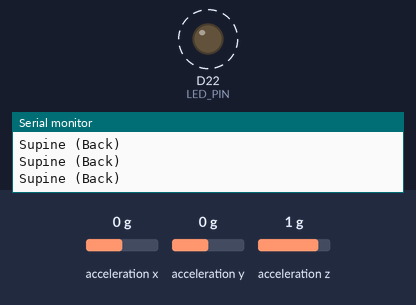
Simulated run of this sketch. Board: Arduino Nano 33 BLE. Shown: output pins drawn as LEDs (lit = HIGH), the last lines printed to the serial monitor. Dashed ring = blinking. The inputs (shaded band) are chosen by the test bench; at power-on: acceleration z 1 g, acceleration y 0 g, acceleration x 0 g.

Above: at 1.67 s.
1.7 s: acceleration z set to 0.7 g
At 3.0 s:
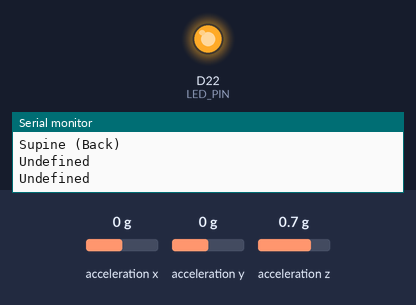
4.4 s: acceleration y set to -0.7 g
5.9 s: acceleration y set to -1 g
At 5.99 s:
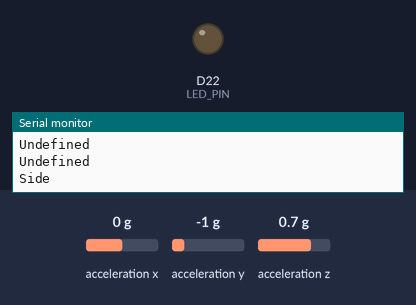
9.4 s: acceleration y set to -0.8 g
At 10.6 s:
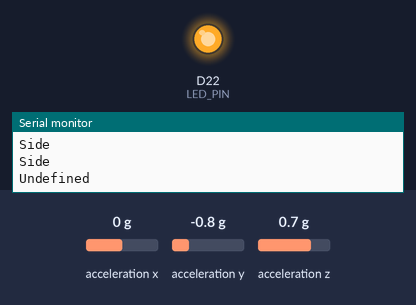
10.9 s: acceleration z set to -0.7 g
12.4 s: acceleration z set to -1 g
At 12.7 s:
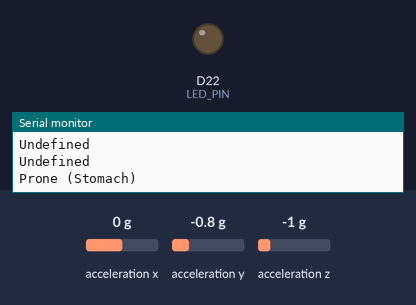
Timing chart, 0 to 16.9 s (numbered marks = the images above; inputs shaded):
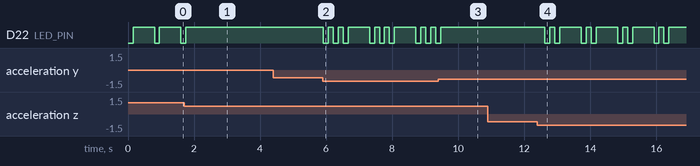

The sketch:

Posture_detection.ino
```cpp
/*
 * PROJECT 2 - REAL-TIME POSTURE DETECTION
 * This program uses the onboard BMI270 accelerometer to
 * determine a user's lying posture. It implements an
 * "ad-hoc" algorithm developed by observing collected sensor data.
 * The system indicates the detected posture by blinking an
 * LED connected to pin 22 in specific patterns.
 */

// Include the official Arduino library for the BMI270.
#include "Arduino_BMI270_BMM150.h"

// Define the digital pin number for the LED.
#define LED_PIN 22

// Define the logic levels for our common ANODE LED.
#define LED_ON  LOW
#define LED_OFF HIGH

// Define the posture detection threshold.
// Based on our data, the sensor reads ~1.0G when aligned
// with gravity. We use 0.8 to allow for some tilt/error
// without causing a false negative.
const float THRESHOLD = 0.8;

// Define the "meaningful frequency" of our algorithm.
// The main loop will pause for this duration.
// This sets our detection rate (1000ms / 500ms = 2 Hz)
// and gives the LED time to blink.
const int LOOP_DELAY = 500;

void setup() {

  Serial.begin(115200);
   while (!Serial);

  // Initialize the IMU sensor.
  if (!IMU.begin()) {
    Serial.println("Failed to initialize IMU!");
    while (1); // Halt program
  }

  // Configure the LED_PIN (Pin 22) as an OUTPUT.
  pinMode(LED_PIN, OUTPUT);

  // Set the initial state of the LED to OFF.
  digitalWrite(LED_PIN, LED_OFF);

  // Print status messages to the Serial Monitor.
  Serial.println("Posture detection system active.");
  Serial.print("Accelerometer sample rate = ");
  Serial.print(IMU.accelerationSampleRate());
  Serial.println(" Hz");
}

void loop() {
  // Declare variables for sensor data.
  // Note: We only need x, y, and z (accelerometer).
  float x, y, z;

  // Check if new acceleration data is available from the IMU.
  if (IMU.accelerationAvailable()) {

    // Read the acceleration data
    IMU.readAcceleration(x, y, z);

    // This series of if/else if statements classifies the
    // posture based on the data analysis

    if (z > THRESHOLD) {
      // POSTURE: Supine (On Back)
      // Gravity is pulling along the positive Z-axis.
      Serial.println("Supine (Back)");
      blinkLED(1); // Blink once

    } else if (z < -THRESHOLD) {
      // POSTURE: Prone (On Stomach)
      // Gravity is pulling along the negative Z-axis.
      Serial.println("Prone (Stomach)");
      blinkLED(2); // Blink twice

    } else if (y > THRESHOLD || y < -THRESHOLD) {
      // POSTURE: Side (Left or Right)
      // Gravity is pulling along the positive Y-axis (Left)
      // OR negative Y-axis (Right).
      Serial.println("Side");
      blinkLED(3); // Blink three times

    } else {
      // POSTURE: Undefined
      // None of the primary axes are aligned with gravity.
      // (e.g., sitting up, transitioning between postures)
      Serial.println("Undefined");
      digitalWrite(LED_PIN, LED_OFF); // Keep LED off
    }

    // Wait for our defined loop delay. This sets the
    // "meaningful frequency" of our system to 2 Hz.
    delay(LOOP_DELAY);
  }
}

/**
 * Helper function to blink the LED a specific number of times.
 * The number of blinks desired (e.g., 1, 2, or 3).
 */
void blinkLED(int times) {
  // Loop 'times' number of times
  for (int i = 0; i < times; i++) {
    digitalWrite(LED_PIN, LED_ON);  // Turn LED on
    delay(150); // Keep LED on for 150ms
    digitalWrite(LED_PIN, LED_OFF); // Turn LED off
    delay(150); // Keep LED off for 150ms
  }
}
```

Measured:
- the behaviour switches between 0.9 and 0.8 g on acceleration z (found by bisection; images 0 and 1)
- the behaviour switches between -0.8 and -0.9 g on acceleration y (found by bisection; images 1 and 2)
- the behaviour switches between -0.8 and -0.9 g on acceleration z (found by bisection; images 3 and 4)
- after the input at 1.7 s, D22 (LED_PIN): goes on until 1.8 s, then stays HIGH
- after the input at 5.9 s, D22 (LED_PIN): HIGH → LOW at once, then repeats every 1.4 s: 2 × (HIGH 0.15 s, LOW 0.15 s), HIGH 0.65 s, LOW 0.15 s
- after the input at 9.4 s, D22 (LED_PIN): goes on until 9.5 s, then stays HIGH
- after the input at 12.4 s, D22 (LED_PIN): HIGH → LOW after 0.23 s, then repeats every 1.1 s: HIGH 0.15 s, LOW 0.15 s, HIGH 0.65 s, LOW 0.15 s
- by itself, D22 (LED_PIN): alternates HIGH for 0.65 s and LOW for 0.15 s
